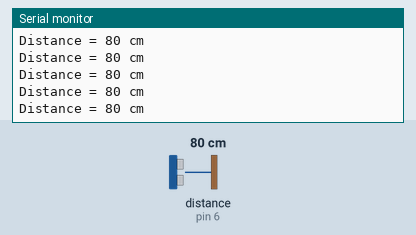
This sketch was run on a simulated Arduino Uno, built with avr-gcc and run on an emulated ATmega328P. Parts: the last lines printed to the serial monitor. Wiring (inferred from the names in the program): ultrasonic range finder: trigger pin 7; echo pin 6. The test bench sets the inputs (shaded band); at power-on: distance to the obstacle (sensor on pin 6) 80 cm. The echo pulse lasts 58.3 µs per cm.

Above: at 1.2 s.
1.3 s: distance to the obstacle (sensor on pin 6) set to 299 cm
At 1.62 s:
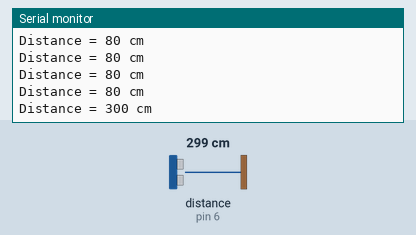
4.3 s: distance to the obstacle (sensor on pin 6) set to 2 cm
At 4.45 s:
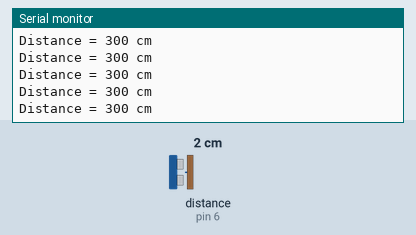
Timing chart, 0 to 7.3 s (numbered marks = the images above; inputs shaded):
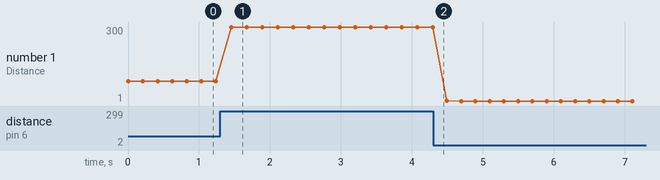

Measured:
- after the input at 1.3 s, the serial monitor: prints a new line after 0.16 s (image 1)
- plotted number 1: 80 → 300 after the input at 1.3 s, 300 → 1 after the input at 4.3 s

The sketch:

Week8_3_PES2UG19CS451.ino
```cpp
const int trigpin = 7;
const int echoPin = 6;
long duration=0,distance=0;
void setup(){
  Serial.begin(9600);
  pinMode(trigpin,OUTPUT);
  pinMode(echoPin,INPUT);
}
void loop(){
  digitalWrite(trigpin,LOW);
  delayMicroseconds(5);
  digitalWrite(trigpin,HIGH);
  delayMicroseconds(10);
  digitalWrite(trigpin,LOW);
  distance=pulseIn(echoPin,HIGH);
  distance = distance/58;
  Serial.print ("Distance = ");
  Serial.print (distance);
  Serial.print (" cm");
  Serial.write (10);
  delay (200);
}         
```
